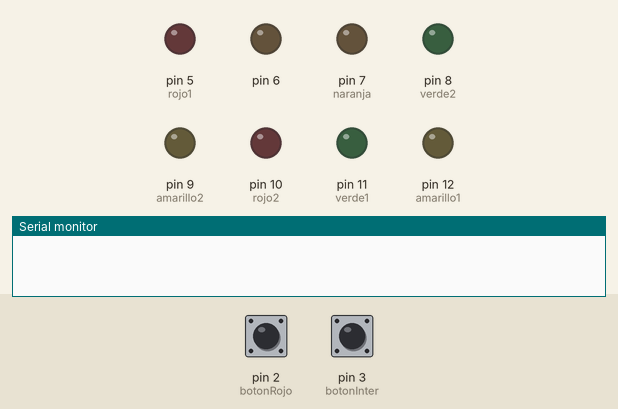
Simulated run of this sketch. Board: Arduino Uno, built with avr-gcc and run on an emulated ATmega328P. Shown: output pins drawn as LEDs (lit = HIGH), the last lines printed to the serial monitor. Dashed ring = blinking. The test bench sets the inputs (shaded band); at power-on: pin 2 (botonRojo) HIGH, pin 3 (botonInter) HIGH.

Above: at 1.2 s.
1.3 s: pin 2 (botonRojo) pulled LOW for 0.15 s
At 3.0 s:
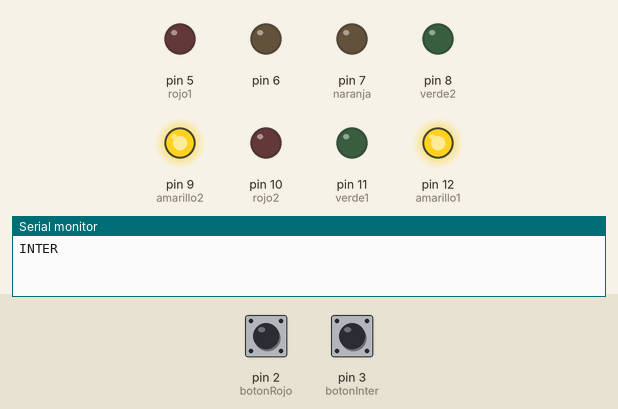
4.4 s: pin 2 (botonRojo) pulled LOW for 1 s
At 6.4 s:
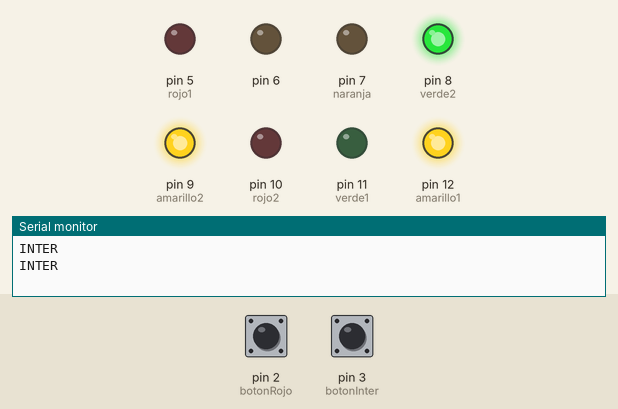
8.4 s: pin 2 (botonRojo) pulled LOW for 0.15 s
At 11.2 s:
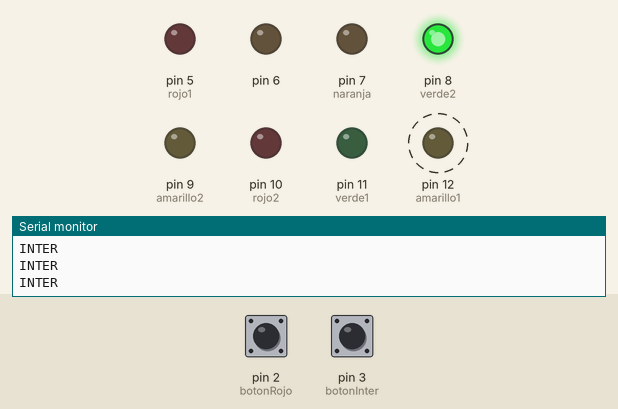
11.5 s: pin 2 (botonRojo) pulled LOW for 3.2 s
At 13.9 s:
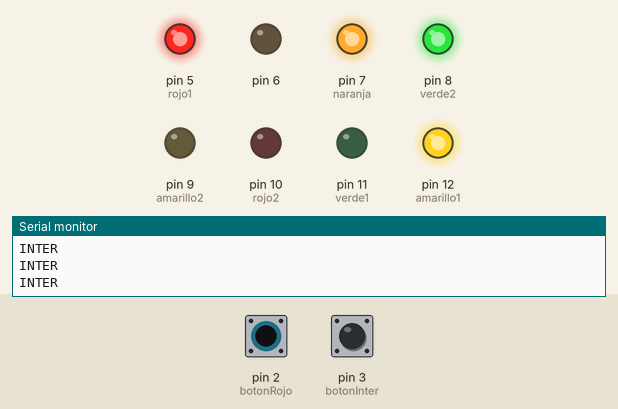
20.8 s: pin 2 (botonRojo) pulled LOW for 0.15 s
At 22.6 s:
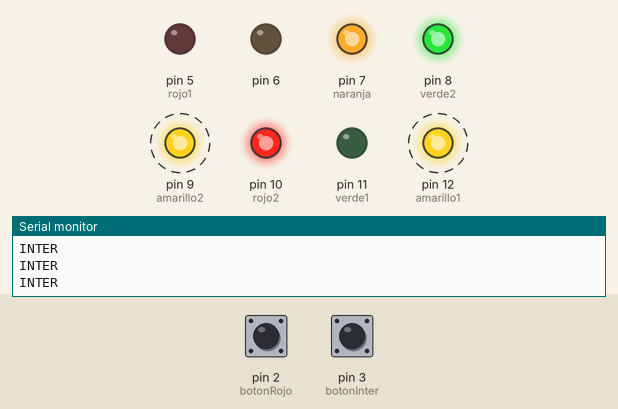
Timing chart, 0 to 24.9 s (numbered marks = the images above; inputs shaded):
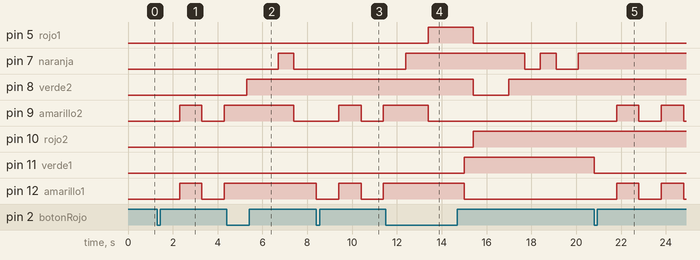

Measured:
- after the input at 1.3 s, pin 7 (naranja): stays LOW (without the input it goes to HIGH after 1.7 s); pin 8 (verde2): stays LOW (without the input it goes to HIGH after 0.30 s); pin 9 (amarillo2), pin 12 (amarillo1): LOW → HIGH after 1.0 s, → LOW 1.0 s later, → HIGH 1.0 s later
- after the input at 4.4 s, pin 7 (naranja): LOW → HIGH after 2.3 s, → LOW 0.70 s later; pin 8 (verde2): LOW → HIGH after 0.90 s; pin 12 (amarillo1): stops changing and stays HIGH
- after the input at 8.4 s, pin 5 (rojo1): stays LOW (without the input it goes to HIGH after 1.0 s); pin 7 (naranja): stays LOW (without the input it goes to HIGH after 0.00 s)
- after the input at 11.5 s, pin 5 (rojo1): LOW → HIGH after 1.9 s, → LOW 2.0 s later; pin 7 (naranja): goes HIGH 5.3 s, LOW 0.70 s, HIGH 0.70 s, LOW 1.0 s, then HIGH, starting after 0.90 s; pin 8 (verde2): HIGH → LOW after 3.9 s, → HIGH 1.6 s later; pin 10 (rojo2): LOW → HIGH after 3.9 s; pin 11 (verde1): LOW → HIGH after 3.5 s
- after the input at 20.8 s, pin 5 (rojo1): stays LOW (without the input it goes to HIGH after 0.30 s); pin 8 (verde2): stays HIGH (without the input it goes to LOW after 2.3 s)

The sketch:

semaforo.ino
```cpp
int delayRojo1= 10000;
int rojo1 =5;
int amarillo1 = 12;
int verde1 = 11;
int rojo2 = 10;
int amarillo2 = 9;
int verde2 = 8;
int naranja= 7;
int blanco=6;
int botonRojo = 2;
int botonInter = 3;
int contVuelta=1;

bool state=false;

void setup()
{
  Serial.begin(9600);
  pinMode(7, OUTPUT);
  pinMode(6, OUTPUT);
  pinMode(5, OUTPUT);
  pinMode(12, OUTPUT);
  pinMode(11, OUTPUT);
  pinMode(10, OUTPUT);
  pinMode(9, OUTPUT);
  pinMode(8, OUTPUT);
  Serial.begin(9600);
  pinMode(3, INPUT_PULLUP);
  pinMode(2, INPUT_PULLUP);
  attachInterrupt(digitalPinToInterrupt(botonRojo), intermitente, FALLING);
  attachInterrupt(digitalPinToInterrupt(botonInter), extenderRojo, FALLING);
}

void loop()
{
  if(contVuelta != 0){
    delayRojo1 = 1600;
  }
  digitalWrite(rojo1, LOW);
  digitalWrite(verde2, LOW);
  delay(delayRojo1);
  digitalWrite(verde2, HIGH);
  //NO ES
  delay(700);
  digitalWrite(naranja,LOW);
  delay(700);
  digitalWrite(naranja, HIGH);
  delay(700);
  digitalWrite(amarillo2, LOW);
  digitalWrite(naranja,LOW);
  delay(1000);
  digitalWrite(naranja, HIGH);
  delay(1000);
  digitalWrite(amarillo2, LOW);//  CAMBIO HIGH POR LOW
  digitalWrite(rojo1, HIGH);
  digitalWrite(verde1, LOW);
  digitalWrite(rojo2, LOW);
  delay(1600);
 digitalWrite(verde1, HIGH);
  digitalWrite(amarillo1, LOW);// NO ES
  delay(400);
  digitalWrite(rojo2, HIGH);

  contVuelta++;
    }


void intermitente() {
 state = !state;
 Serial.println("INTER");

  interrupts();  // Esta linea "vuelve" a habilitar la interrupciones

    digitalWrite(rojo1, LOW);

    digitalWrite(verde1, LOW);

  while(state){

    digitalWrite(amarillo1, LOW);
    digitalWrite(amarillo2, LOW);
    delay(1000);
    digitalWrite(amarillo1, HIGH);
    digitalWrite(amarillo2,HIGH);

    delay(1000);
    }

  }


void extenderRojo() {
  Serial.println("Paso por aca");
  delayRojo1 = 10000;
  contVuelta = 0;
  noInterrupts();
 // pinMode(5, OUTPUT);
 // pinMode(12, OUTPUT);
  //pinMode(11, OUTPUT);
  //pinMode(10, OUTPUT);
  //pinMode(9, OUTPUT);
  //pinMode(8, OUTPUT);
  //Serial.begin(9600);
 // pinMode(3, INPUT_PULLUP);
  //pinMode(2, INPUT_PULLUP);
  //while()

  //    digitalWrite(rojo1, HIGH);
 // digitalWrite(verde2, LOW);
 //   delay(delayRojo1);
 // digitalWrite(rojo1, LOW);
 // digitalWrite(verde2, HIGH);

  interrupts();
     }
```
